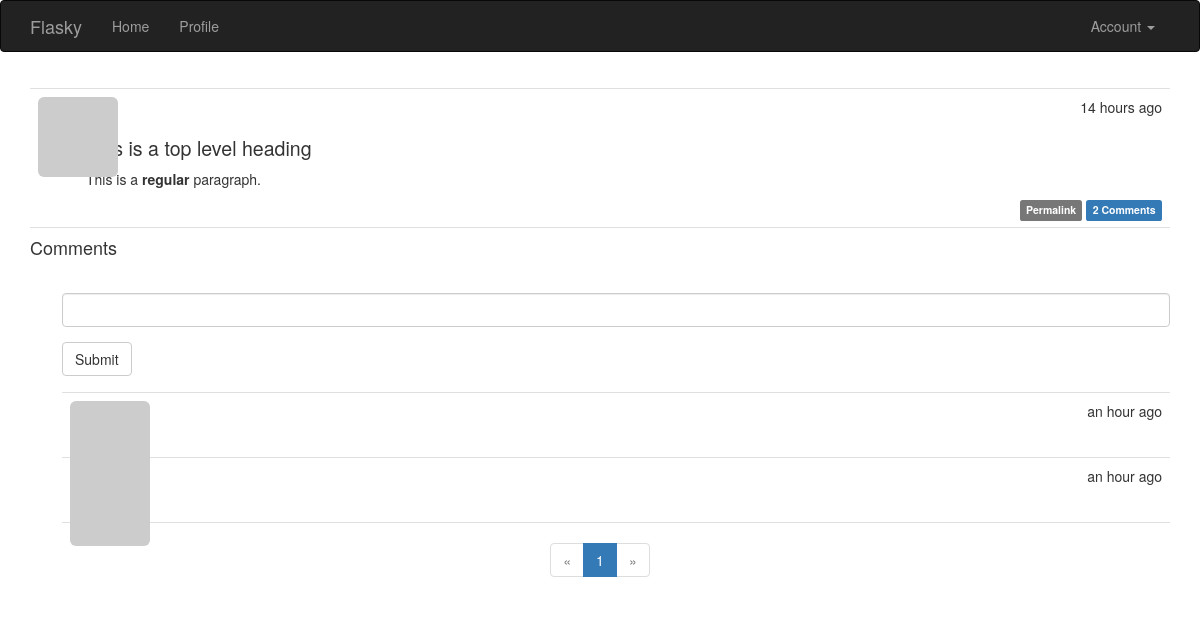
/post/106 (signed in), run on the app's committed database.
### app/models.py (models this page shows, shortened)
class Post(db.Model):
    __tablename__ = 'posts'
    id = db.Column(db.Integer, primary_key=True)
    body = db.Column(db.Text)
    timestamp = db.Column(db.DateTime, index=True, default=datetime.utcnow)
    author_id = db.Column(db.Integer, db.ForeignKey('users.id'))
    body_html = db.Column(db.Text)
    comments = db.relationship('Comment', backref='post', lazy='dynamic')

class Comment(db.Model):
    __tablename__ = 'comments'
    id = db.Column(db.Integer, primary_key=True)
    body = db.Column(db.Text)
    body_html = db.Column(db.Text)
    timestamp = db.Column(db.DateTime, index=True, default=datetime.utcnow)
    disabled = db.Column(db.Boolean)
    author_id = db.Column(db.Integer, db.ForeignKey('users.id'))
    post_id = db.Column(db.Integer, db.ForeignKey('posts.id'))

### app/main/views.py (the view, shortened to what this page needs)
@main.route('/post/<int:id>', methods=['GET', 'POST'])
def post(id):
    post = Post.query.get_or_404(id)
    form = CommentForm()
    page = request.args.get('page', 1, type=int)
    if page == -1:
        page = (post.comments.count() - 1) // current_app.config['FLASKY_COMMENTS_PER_PAGE'] + 1
    pagination = post.comments.order_by(Comment.timestamp.asc()).paginate(
        page=page,
        per_page=current_app.config['FLASKY_COMMENTS_PER_PAGE'],
        error_out=False
    )
    comments = pagination.items
    return render_template('post.html', posts=[post], form=form, comments=comments, pagination=pagination)

### app/main/forms.py
class CommentForm(FlaskForm):
    body = StringField('', validators=[DataRequired()])
    submit = SubmitField('Submit')

### app/auth/views.py (called while the page is built)
@auth.before_app_request
def before_request():
    if current_user.is_authenticated:
        current_user.ping()
        if not current_user.confirmed \
                and request.blueprint != 'auth' \
                and request.endpoint != 'static':
            return redirect(url_for('auth.unconfirmed'))

### app/main/__init__.py (called while the page is built)
@main.app_context_processor
def inject_permissions():
    return dict(Permission=Permission)

### app/models.py (called while the page is built)
@login_manager.user_loader
def load_user(user_id):
    return User.query.get(int(user_id))

    def has_permission(self, perm):
        return self.permissions & perm == perm

    def can(self, perm):
        return self.role is not None and self.role.has_permission(perm)

    def is_administrator(self):
        return self.can(Permission.ADMIN)

    def ping(self):
        self.last_seen = datetime.utcnow()
        db.session.add(self)

    def gravatar_hash(self):
        return hashlib.md5(self.email.lower().encode('utf-8')).hexdigest()

    def gravatar(self, size=100, default='identicon', rating='g'):
        if request.is_secure:
            url = 'https://secure.gravatar.com/avatar'
        else:
            url = 'http://gravatar.com/avatar'
        hashed = self.avatar_hash or self.gravatar_hash()
        return f'{url}/{hashed}?s={size}&d={default}&r={rating}'

### app/templates/post.html (shortened to what this page needs)
{% extends "base.html" %}
{% import "bootstrap/wtf.html" as wtf %}
{% import "_macros.html" as macros %}
{% block page_content %}
{% include '_posts.html' %}
<h4 id="comments">Comments</h4>
{% if current_user.can(Permission.COMMENT) %}
<div class="comment-form">
    {{ wtf.quick_form(form) }}
</div>
{% endif %}
{% include '_comments.html' %}
{% if pagination %}
<div class="pagination">
    {{ macros.pagination_widget(pagination, '.post', fragment='#comments', id=posts[0].id) }}
</div>
{% endif %}
{% endblock %}

### app/templates/_posts.html (shortened to what this page needs)
<ul class="posts">
    {% for post in posts %}
    <li class="post">
        <div class="post-thumbnail">
            <a href="{{ url_for('.user', username=post.author.username) }}">
                <img class="img-rounded profile-thumbnail" src="{{ post.author.gravatar(size=40) }}">
            </a>
        </div>
        <div class="post-content">
            <div class="post-date">{{ moment(post.timestamp).fromNow() }}</div>
            <div class="post-author">
                <a href="{{ url_for('.user', username=post.author.username) }}">
                </a>
            </div>
            <div class="post-body">
                {% if post.body_html %}
                {{ post.body_html | safe }}
                {% else %}
                {{ post.body }}
                {% endif %}
            </div>
            <div class="post-footer">
                <a href="{{ url_for('.post', id=post.id) }}">
                    <span class="label label-default">Permalink</span>
                </a>
                <a href="{{ url_for('.post', id=post.id) }}#comments">
                    <span class="label label-primary">{{ post.comments.count() }} Comments</span>
                </a>
            </div>
        </div>
    </li>
    {% endfor %}
</ul>

### app/templates/_comments.html (shortened to what this page needs)
<ul class="comments">
    {% for comment in comments %}
    <li class="comment">
        <div class="comment-thumbnail">
            <a href="{{ url_for('.user', username=comment.author.username) }}">
                <img class="img-rounded profile-thumbnail" src="{{ comment.author.gravatar(size=40) }}">
            </a>
        </div>
        <div class="comment-content">
            <div class="comment-date">{{ moment(comment.timestamp).fromNow() }}</div>
            <div class="comment-author"><a href="{{ url_for('.user', username=comment.author.username) }}">{{ comment.author.username }}</a></div>
            <div class="comment-body">
            </div>
        </div>
    </li>
    {% endfor %}
</ul>

### app/static/styles.css (style rules this page uses)
.profile-thumbnail { position: absolute; }
ul.posts { list-style-type: none; padding: 0px; margin: 16px 0px 0px 0px; border-top: 1px solid #e0e0e0; }
ul.posts li.post { padding: 8px; border-bottom: 1px solid #e0e0e0; }
div.post-date { float: right; }
div.post-author { font-weight: bold; }
div.post-thumbnail { position: absolute; }
div.post-content { margin-left: 48px; min-height: 48px; }
div.post-footer { text-align: right; }
div.pagination { width: 100%; text-align: center; padding: 0px; margin: 0px; }
.post-body h1 { font-size: 140%; }
ul.comments { list-style-type: none; padding: 0px; margin: 16px 0px 0px 0px; }
ul.comments li.comment { margin-left: 32px; padding: 8px; border-bottom: 1px solid #e0e0e0; }
ul.comments li.comment:nth-child(1) { border-top: 1px solid #e0e0e0; }
div.comment-date { float: right; }
div.comment-author { font-weight: bold; }
div.comment-thumbnail { position: absolute; }
div.comment-content { margin-left: 48px; min-height: 48px; }
div.comment-form { margin: 16px 0px 16px 32px; }

### data on the page
Post: timestamp "14 hours ago", body_html "This is a top level heading This is a regular paragraph.", comments.count "2"
Comment: timestamp "an hour ago"
Comment: timestamp "an hour ago"

### other printed values
{{ p }} "1"
